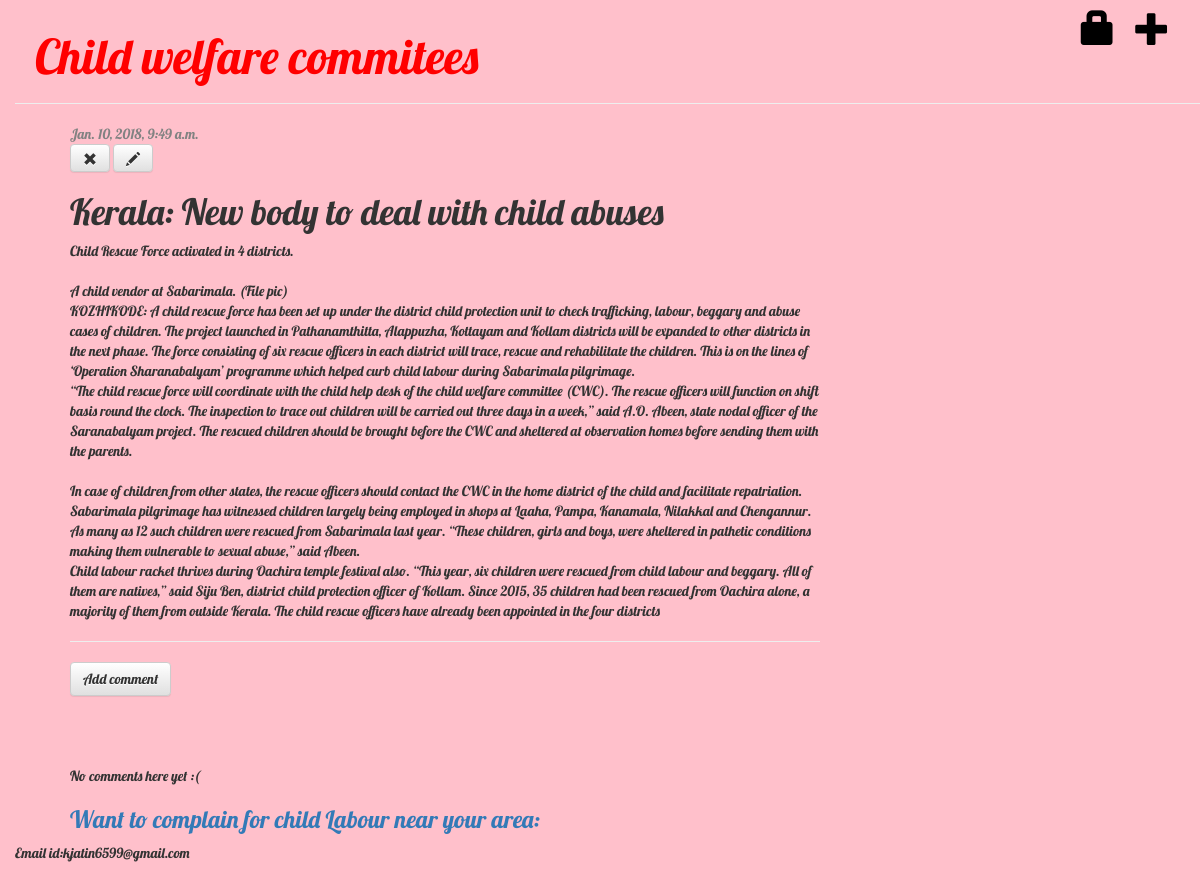
The page /CWC/post/2/ (signed in) on the database its author committed.
### child/models.py (models this page shows, shortened)
class Post(models.Model):
	author=models.ForeignKey('auth.user')
	title=models.CharField(max_length=200)
	text=models.TextField()
	created_date=models.DateTimeField(default=timezone.now)
	published_date=models.DateTimeField(blank=True,null=True)

### child/views.py (the view)
# urls.py: url(r'^CWC/post/(?P<pk>\d+)/$', views.post_detail, name='post_detail'),
def post_detail(request, pk):
    post = get_object_or_404(Post, pk=pk)
    return render(request, 'child/post_detail.html', {'post': post})

### child/templates/child/post_detail.html
{% extends 'child/base.html' %}
{% block content %}
    <div class="post">
        {% if post.published_date %}
            <div class="date">
                {{ post.published_date }}
            </div>
        {% else %}
         <a class="btn btn-default" href="{% url 'post_publish' pk=post.pk %}">Publish</a>
        {% endif %}
        <a class="btn btn-default" href="{% url 'post_remove' pk=post.pk %}"><span class="glyphicon glyphicon-remove"></span></a>
        <a class="btn btn-default" href="{% url 'post_edit' pk=post.pk %}"><span class="glyphicon glyphicon-pencil"></span></a>
        <h1>{{ post.title }}</h1>
        <p>{{ post.text|linebreaksbr }}</p>
<hr>
<a class="btn btn-default" href="{% url 'add_comment_to_post' pk=post.pk %}">Add comment</a>
    </div>
{% for comment in post.comments.all %}
    <div class="comment">
        <div class="date">{{ comment.created_date }}</div>
        {% if not comment.approved_comment %}
                        <a class="btn btn-default" href="{% url 'comment_remove' pk=comment.pk %}"><span class="glyphicon glyphicon-remove"></span></a>
                        <a class="btn btn-default" href="{% url 'comment_approve' pk=comment.pk %}"><span class="glyphicon glyphicon-ok"></span></a>
                    {% endif %}
        <strong>{{ comment.author }}</strong>
        <p>{{ comment.text|linebreaks }}</p>
    </div>
{% empty %}
    <p>No comments here yet :(</p>
{% endfor %}
{% endblock %}

### child/static/child/blog.css (style rules this page uses)
body { background: pink; ; background-size: 100%; padding-left: 15px; font-family: 'Lobster'; }
.date { color: #828282; }
.post { margin-bottom: 70px; }

### rows shown on the page
Post: published_date "Jan. 10, 2018, 9:49 a.m.", title "Kerala: New body to deal with child abuses", text "Child Rescue Force activated in 4 districts. A child vendor at Sabarimala. (File pic) KOZHIKODE: A child rescue force has been set up under the district child protection unit to check trafficking, labour, beggary and abuse cases of children. The project launched in Pathanamthitta, Alappuzha, Kottayam and Kollam districts will be expanded to other districts in the next phase. The force consisting of six rescue officers in each district will trace, rescue and rehabilitate the children. This is on the lines of ‘Operation Sharanabalyam’ programme which helped curb child labour during Sabarimala pilgrimage. “The child rescue force will coordinate with the child help desk of the child welfare…"
